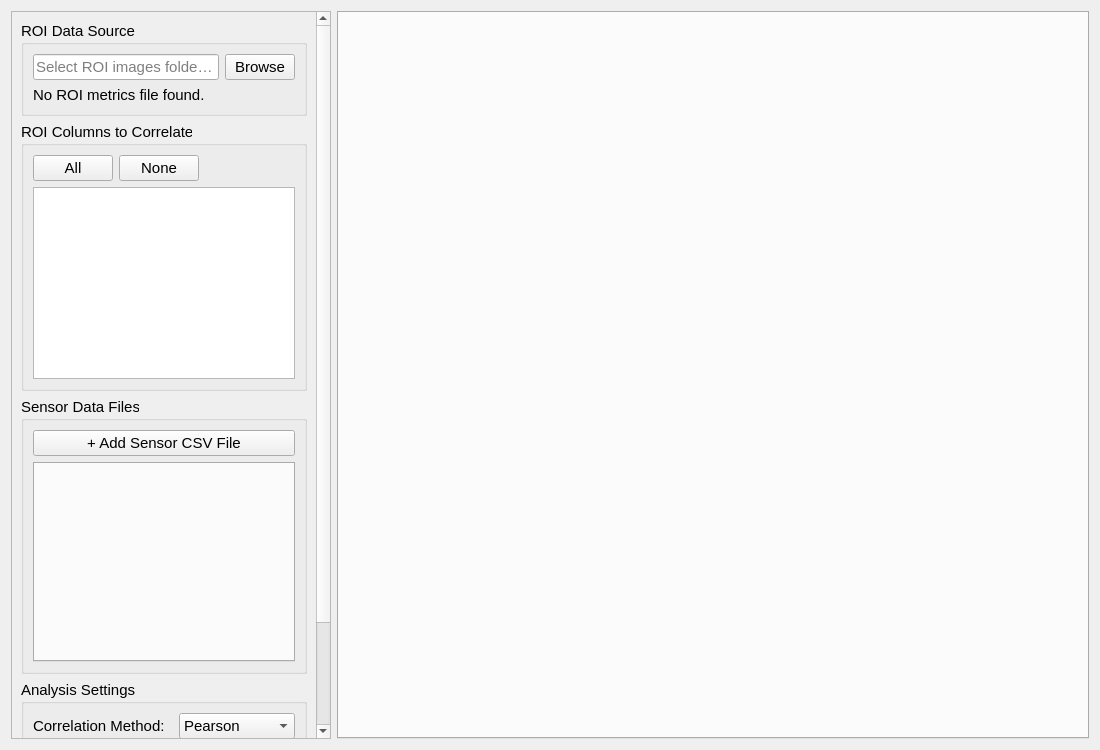
<?xml version="1.0" encoding="UTF-8"?>
<ui version="4.0">
 <class>CorrelationAnalyzerTab</class>
 <widget class="QWidget" name="CorrelationAnalyzerTab">
  <property name="geometry">
   <rect><x>0</x><y>0</y><width>1100</width><height>750</height></rect>
  </property>
  <property name="font">
   <font><family>Arial</family><pointsize>11</pointsize></font>
  </property>
  <layout class="QHBoxLayout" name="horizontalLayoutMain">

   <!-- ================================================================ -->
   <!-- LEFT PANEL                                                        -->
   <!-- ================================================================ -->
   <item>
    <widget class="QScrollArea" name="scrollArea_leftPanel">
     <property name="sizePolicy">
      <sizepolicy hsizetype="Fixed" vsizetype="Expanding">
       <horstretch>0</horstretch><verstretch>0</verstretch>
      </sizepolicy>
     </property>
     <property name="minimumSize"><size><width>320</width><height>0</height></size></property>
     <property name="maximumSize"><size><width>340</width><height>16777215</height></size></property>
     <property name="widgetResizable"><bool>true</bool></property>
     <property name="horizontalScrollBarPolicy"><enum>Qt::ScrollBarAlwaysOff</enum></property>
     <widget class="QWidget" name="scrollAreaContents">
      <layout class="QVBoxLayout" name="verticalLayoutLeft">
       <property name="spacing"><number>6</number></property>

       <!-- ROI Folder -->
       <item>
        <widget class="QGroupBox" name="groupBox_roiFolder">
         <property name="title"><string>ROI Data Source</string></property>
         <layout class="QVBoxLayout" name="verticalLayoutROI">
          <item>
           <layout class="QHBoxLayout" name="horizontalLayoutROIPath">
            <item>
             <widget class="QLineEdit" name="lineEdit_roiFolder">
              <property name="placeholderText"><string>Select ROI images folder…</string></property>
             </widget>
            </item>
            <item>
             <widget class="QPushButton" name="pushButton_browseROI">
              <property name="text"><string>Browse</string></property>
              <property name="maximumSize"><size><width>70</width><height>16777215</height></size></property>
             </widget>
            </item>
           </layout>
          </item>
          <item>
           <widget class="QLabel" name="label_roiStatus">
            <property name="text"><string>No ROI metrics file found.</string></property>
            <property name="wordWrap"><bool>true</bool></property>
           </widget>
          </item>
         </layout>
        </widget>
       </item>

       <!-- ROI Columns -->
       <item>
        <widget class="QGroupBox" name="groupBox_roiColumns">
         <property name="title"><string>ROI Columns to Correlate</string></property>
         <layout class="QVBoxLayout" name="verticalLayoutROIColumns">
          <item>
           <layout class="QHBoxLayout" name="horizontalLayoutROIColButtons">
            <item>
             <widget class="QPushButton" name="pushButton_roiSelectAll">
              <property name="text"><string>All</string></property>
             </widget>
            </item>
            <item>
             <widget class="QPushButton" name="pushButton_roiSelectNone">
              <property name="text"><string>None</string></property>
             </widget>
            </item>
            <item>
             <spacer>
              <property name="orientation"><enum>Qt::Horizontal</enum></property>
              <property name="sizeHint" stdset="0"><size><width>0</width><height>0</height></size></property>
             </spacer>
            </item>
           </layout>
          </item>
          <item>
           <widget class="QListWidget" name="listWidget_roiColumns">
            <property name="minimumSize"><size><width>0</width><height>120</height></size></property>
            <property name="selectionMode"><enum>QAbstractItemView::MultiSelection</enum></property>
           </widget>
          </item>
         </layout>
        </widget>
       </item>

       <!-- Sensor Files -->
       <item>
        <widget class="QGroupBox" name="groupBox_sensorFiles">
         <property name="title"><string>Sensor Data Files</string></property>
         <layout class="QVBoxLayout" name="verticalLayoutSensorFiles">
          <item>
           <widget class="QPushButton" name="pushButton_addSensorFile">
            <property name="text"><string>+ Add Sensor CSV File</string></property>
           </widget>
          </item>
          <item>
           <widget class="QTabWidget" name="tabWidget_sensorFiles">
            <property name="minimumSize"><size><width>0</width><height>200</height></size></property>
            <property name="tabsClosable"><bool>true</bool></property>
           </widget>
          </item>
         </layout>
        </widget>
       </item>

       <!-- Analysis Settings -->
       <item>
        <widget class="QGroupBox" name="groupBox_settings">
         <property name="title"><string>Analysis Settings</string></property>
         <layout class="QFormLayout" name="formLayout_settings">
          <item row="0" column="0">
           <widget class="QLabel" name="label_method">
            <property name="text"><string>Correlation Method:</string></property>
           </widget>
          </item>
          <item row="0" column="1">
           <widget class="QComboBox" name="comboBox_method">
            <item><property name="text"><string>Pearson</string></property></item>
            <item><property name="text"><string>Spearman</string></property></item>
            <item><property name="text"><string>Kendall</string></property></item>
           </widget>
          </item>
          <item row="1" column="0">
           <widget class="QLabel" name="label_tolerance">
            <property name="text"><string>Alignment Tolerance:</string></property>
           </widget>
          </item>
          <item row="1" column="1">
           <layout class="QHBoxLayout">
            <item>
             <widget class="QDoubleSpinBox" name="doubleSpinBox_tolerance">
              <property name="minimum"><double>0.25</double></property>
              <property name="maximum"><double>72.0</double></property>
              <property name="singleStep"><double>0.25</double></property>
              <property name="value"><double>6.0</double></property>
             </widget>
            </item>
            <item>
             <widget class="QLabel" name="label_toleranceUnit">
              <property name="text"><string>hours</string></property>
             </widget>
            </item>
           </layout>
          </item>
         </layout>
        </widget>
       </item>

       <!-- Correlate Button -->
       <item>
        <widget class="QPushButton" name="pushButton_correlate">
         <property name="text"><string>Correlate</string></property>
         <property name="minimumSize"><size><width>0</width><height>40</height></size></property>
        </widget>
       </item>

       <!-- Status -->
       <item>
        <widget class="QLabel" name="label_status">
         <property name="text"><string></string></property>
         <property name="wordWrap"><bool>true</bool></property>
         <property name="alignment"><set>Qt::AlignCenter</set></property>
        </widget>
       </item>

       <!-- Vertical spacer -->
       <item>
        <spacer>
         <property name="orientation"><enum>Qt::Vertical</enum></property>
         <property name="sizeHint" stdset="0"><size><width>0</width><height>0</height></size></property>
        </spacer>
       </item>

      </layout>
     </widget>
    </widget>
   </item>

   <!-- ================================================================ -->
   <!-- RIGHT PANEL — results tabs                                       -->
   <!-- ================================================================ -->
   <item>
    <widget class="QTabWidget" name="tabWidget_results">
     <property name="sizePolicy">
      <sizepolicy hsizetype="Expanding" vsizetype="Expanding">
       <horstretch>0</horstretch><verstretch>0</verstretch>
      </sizepolicy>
     </property>
     <!-- Tabs are populated programmatically after correlation runs -->
    </widget>
   </item>

  </layout>
 </widget>
 <resources/>
 <connections/>
</ui>
